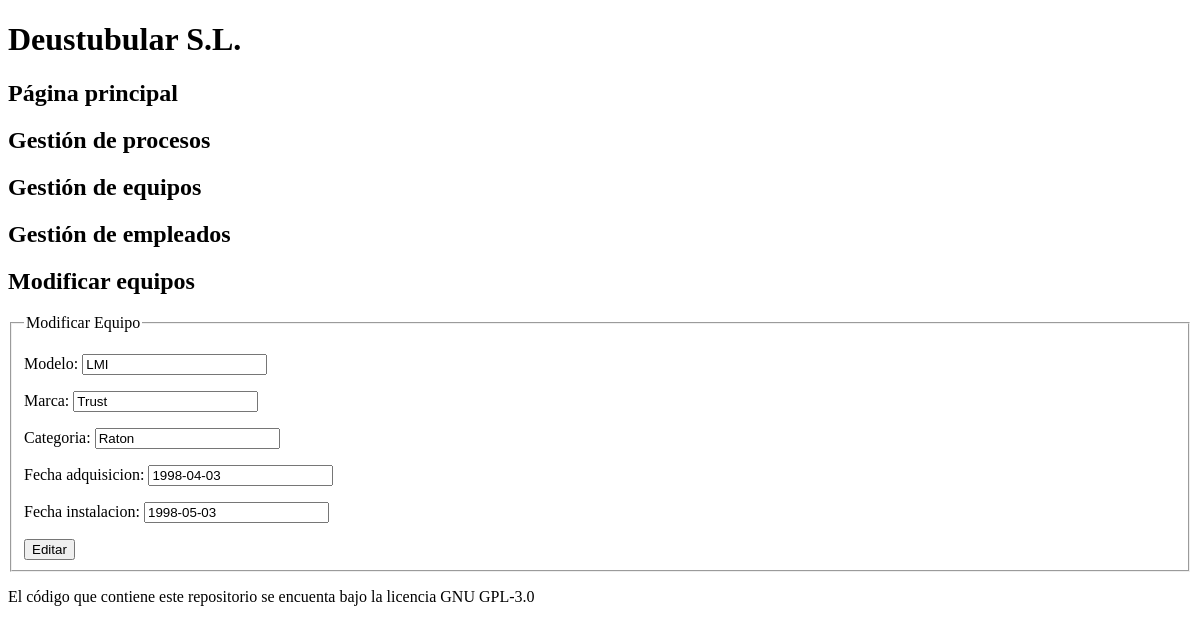
Page /appProduccion/editarequipo/1/ on the earlier database version.
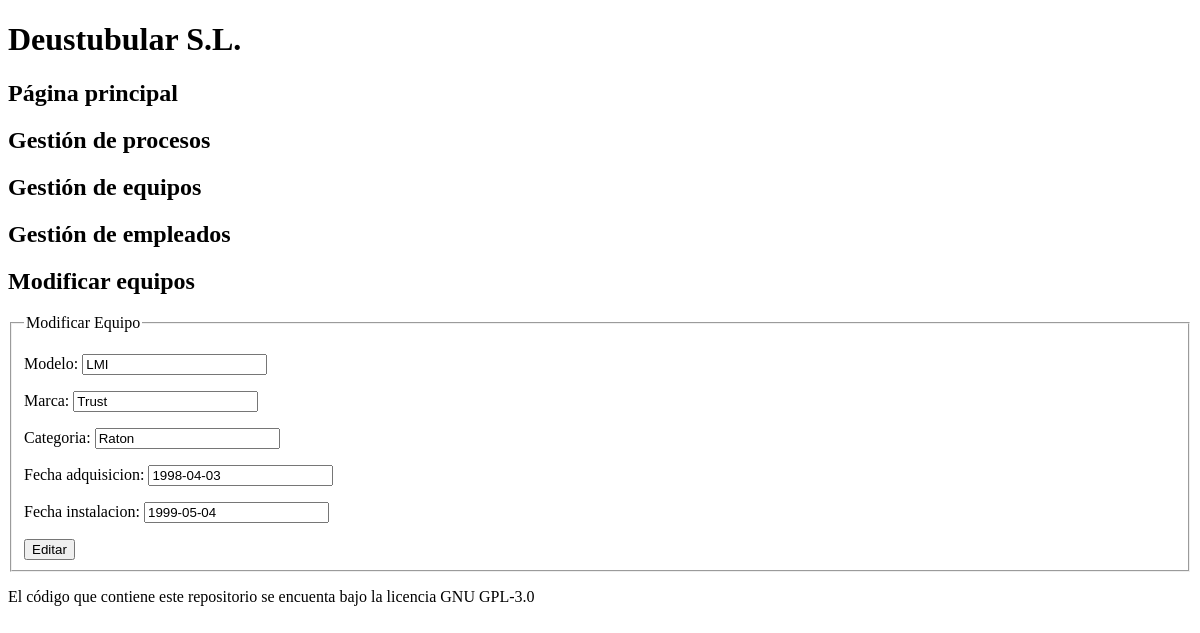
Same page on the later database version.
### appProduccion/models.py (models this page shows, shortened)
class Equipo(models.Model):
    modelo = models.CharField(max_length=100)
    marca = models.CharField(max_length=100)
    categoria = models.CharField(max_length=100)
    fecha_adquisicion = models.DateField()
    fecha_instalacion = models.DateField()

### appProduccion/views.py (the view)
# urls.py: path('editarequipo/<int:pk>/', views.EquipoUpdateView.as_view(), name='equipo_edit'),
class EquipoUpdateView(UpdateView):
    model = Equipo
    form_class = EquipoForm
    template_name = 'equipo_update.html'
    success_url = reverse_lazy('equipo_list')
    def get_context_data(self, **kwargs):
        context = super(EquipoUpdateView, self).get_context_data(**kwargs)
        context['titulo_pagina'] = 'Modificar equipos'
        return context

### appProduccion/forms.py
class EquipoForm(forms.ModelForm):
    class Meta:
        model = Equipo
        fields = '__all__'

### appProduccion/Templates/equipo_update.html (shortened to what this page needs)
{% extends "base.html" %}
{% block contenido %}
<fieldset>
    <legend>Modificar Equipo</legend>
    <form action="" method="post">
        {{ form.as_p }}
        <input type="submit" value="Editar">
    </form>
</fieldset>
{% endblock %}

Differences in the rows shown:
changed Equipo "LMI": fecha_instalacion "1998-05-03" → "1999-05-04"
